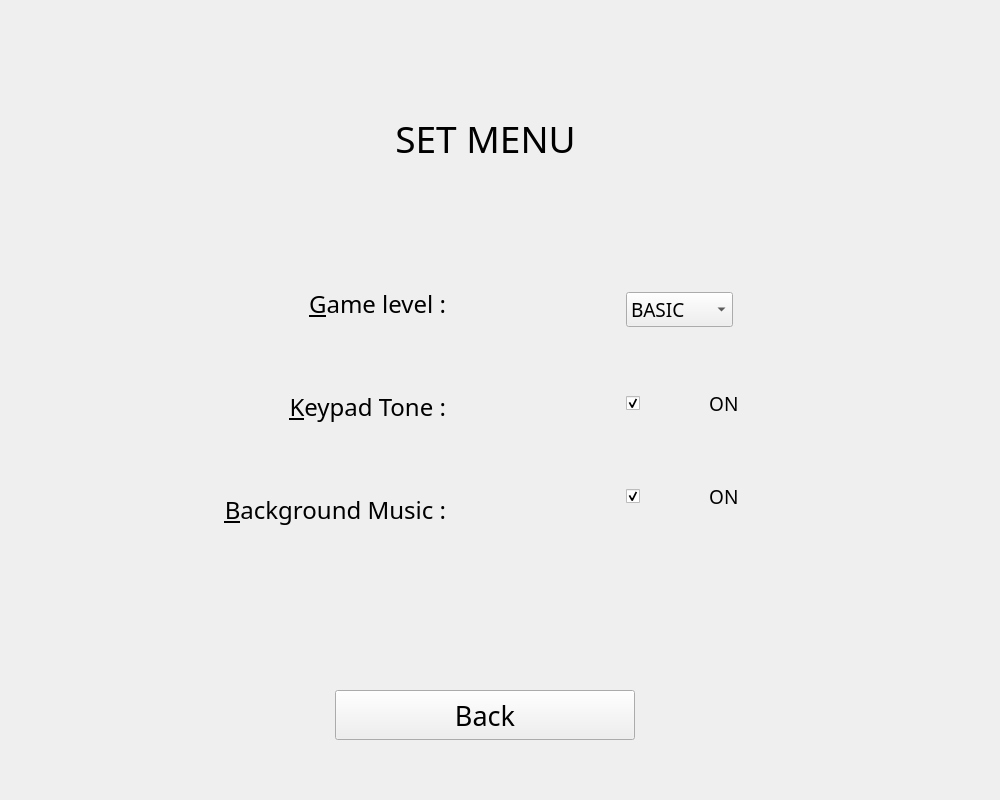
<?xml version="1.0" encoding="UTF-8"?>
<ui version="4.0">
 <class>setmenu</class>
 <widget class="QWidget" name="setmenu">
  <property name="geometry">
   <rect>
    <x>0</x>
    <y>0</y>
    <width>1000</width>
    <height>800</height>
   </rect>
  </property>
  <property name="windowTitle">
   <string>Form</string>
  </property>
  <property name="autoFillBackground">
   <bool>true</bool>
  </property>
  <property name="styleSheet">
   <string notr="true"/>
  </property>
  <widget class="QWidget" name="verticalLayoutWidget_3">
   <property name="geometry">
    <rect>
     <x>40</x>
     <y>60</y>
     <width>891</width>
     <height>601</height>
    </rect>
   </property>
   <layout class="QVBoxLayout" name="verticalLayout_4">
    <property name="spacing">
     <number>35</number>
    </property>
    <item alignment="Qt::AlignHCenter|Qt::AlignVCenter">
     <widget class="QLabel" name="label_4">
      <property name="font">
       <font>
        <family>Jokerman</family>
        <pointsize>28</pointsize>
       </font>
      </property>
      <property name="text">
       <string>SET MENU</string>
      </property>
      <property name="alignment">
       <set>Qt::AlignCenter</set>
      </property>
     </widget>
    </item>
    <item>
     <layout class="QHBoxLayout" name="horizontalLayout">
      <property name="spacing">
       <number>60</number>
      </property>
      <property name="sizeConstraint">
       <enum>QLayout::SetFixedSize</enum>
      </property>
      <property name="leftMargin">
       <number>30</number>
      </property>
      <property name="topMargin">
       <number>30</number>
      </property>
      <property name="rightMargin">
       <number>30</number>
      </property>
      <property name="bottomMargin">
       <number>30</number>
      </property>
      <item>
       <layout class="QVBoxLayout" name="verticalLayout_2">
        <item>
         <widget class="QLabel" name="label_3">
          <property name="font">
           <font>
            <family>Jokerman</family>
            <pointsize>18</pointsize>
           </font>
          </property>
          <property name="text">
           <string>&amp;Game level :</string>
          </property>
          <property name="alignment">
           <set>Qt::AlignRight|Qt::AlignTrailing|Qt::AlignVCenter</set>
          </property>
          <property name="buddy">
           <cstring>comboBox</cstring>
          </property>
         </widget>
        </item>
        <item>
         <widget class="QLabel" name="label_2">
          <property name="font">
           <font>
            <family>Jokerman</family>
            <pointsize>18</pointsize>
           </font>
          </property>
          <property name="layoutDirection">
           <enum>Qt::RightToLeft</enum>
          </property>
          <property name="text">
           <string>&amp;Keypad Tone :</string>
          </property>
          <property name="alignment">
           <set>Qt::AlignRight|Qt::AlignTrailing|Qt::AlignVCenter</set>
          </property>
          <property name="buddy">
           <cstring>checkBox_2</cstring>
          </property>
         </widget>
        </item>
        <item>
         <widget class="QLabel" name="label">
          <property name="font">
           <font>
            <family>Jokerman</family>
            <pointsize>18</pointsize>
           </font>
          </property>
          <property name="text">
           <string>&amp;Background Music :</string>
          </property>
          <property name="alignment">
           <set>Qt::AlignRight|Qt::AlignTrailing|Qt::AlignVCenter</set>
          </property>
          <property name="buddy">
           <cstring>checkBox</cstring>
          </property>
         </widget>
        </item>
       </layout>
      </item>
      <item>
       <spacer name="horizontalSpacer">
        <property name="orientation">
         <enum>Qt::Horizontal</enum>
        </property>
        <property name="sizeType">
         <enum>QSizePolicy::Fixed</enum>
        </property>
        <property name="sizeHint" stdset="0">
         <size>
          <width>20</width>
          <height>20</height>
         </size>
        </property>
       </spacer>
      </item>
      <item>
       <layout class="QVBoxLayout" name="verticalLayout">
        <property name="leftMargin">
         <number>100</number>
        </property>
        <property name="topMargin">
         <number>0</number>
        </property>
        <item>
         <spacer name="verticalSpacer_3">
          <property name="orientation">
           <enum>Qt::Vertical</enum>
          </property>
          <property name="sizeType">
           <enum>QSizePolicy::Fixed</enum>
          </property>
          <property name="sizeHint" stdset="0">
           <size>
            <width>20</width>
            <height>10</height>
           </size>
          </property>
         </spacer>
        </item>
        <item alignment="Qt::AlignLeft">
         <widget class="QComboBox" name="comboBox">
          <property name="font">
           <font>
            <family>Jokerman</family>
            <pointsize>14</pointsize>
           </font>
          </property>
          <property name="contextMenuPolicy">
           <enum>Qt::DefaultContextMenu</enum>
          </property>
          <property name="layoutDirection">
           <enum>Qt::LeftToRight</enum>
          </property>
          <property name="autoFillBackground">
           <bool>false</bool>
          </property>
          <property name="sizeAdjustPolicy">
           <enum>QComboBox::AdjustToContents</enum>
          </property>
          <item>
           <property name="text">
            <string>BASIC</string>
           </property>
          </item>
          <item>
           <property name="text">
            <string>MEDIUM</string>
           </property>
          </item>
          <item>
           <property name="text">
            <string>HARD</string>
           </property>
          </item>
         </widget>
        </item>
        <item>
         <widget class="QCheckBox" name="checkBox_2">
          <property name="font">
           <font>
            <family>Jokerman</family>
            <pointsize>14</pointsize>
           </font>
          </property>
          <property name="layoutDirection">
           <enum>Qt::LeftToRight</enum>
          </property>
          <property name="text">
           <string>             ON</string>
          </property>
          <property name="checked">
           <bool>true</bool>
          </property>
         </widget>
        </item>
        <item>
         <widget class="QCheckBox" name="checkBox">
          <property name="font">
           <font>
            <family>Jokerman</family>
            <pointsize>14</pointsize>
           </font>
          </property>
          <property name="text">
           <string>             ON</string>
          </property>
          <property name="checked">
           <bool>true</bool>
          </property>
          <property name="tristate">
           <bool>false</bool>
          </property>
         </widget>
        </item>
        <item>
         <spacer name="verticalSpacer_2">
          <property name="orientation">
           <enum>Qt::Vertical</enum>
          </property>
          <property name="sizeType">
           <enum>QSizePolicy::Fixed</enum>
          </property>
          <property name="sizeHint" stdset="0">
           <size>
            <width>20</width>
            <height>18</height>
           </size>
          </property>
         </spacer>
        </item>
       </layout>
      </item>
     </layout>
    </item>
    <item>
     <spacer name="verticalSpacer">
      <property name="orientation">
       <enum>Qt::Vertical</enum>
      </property>
      <property name="sizeType">
       <enum>QSizePolicy::Fixed</enum>
      </property>
      <property name="sizeHint" stdset="0">
       <size>
        <width>20</width>
        <height>100</height>
       </size>
      </property>
     </spacer>
    </item>
   </layout>
  </widget>
  <widget class="QPushButton" name="pushButton">
   <property name="geometry">
    <rect>
     <x>335</x>
     <y>690</y>
     <width>300</width>
     <height>50</height>
    </rect>
   </property>
   <property name="sizePolicy">
    <sizepolicy hsizetype="Fixed" vsizetype="Fixed">
     <horstretch>0</horstretch>
     <verstretch>0</verstretch>
    </sizepolicy>
   </property>
   <property name="maximumSize">
    <size>
     <width>300</width>
     <height>50</height>
    </size>
   </property>
   <property name="font">
    <font>
     <family>Jokerman</family>
     <pointsize>20</pointsize>
    </font>
   </property>
   <property name="text">
    <string>Back</string>
   </property>
  </widget>
 </widget>
 <resources/>
 <connections/>
</ui>
